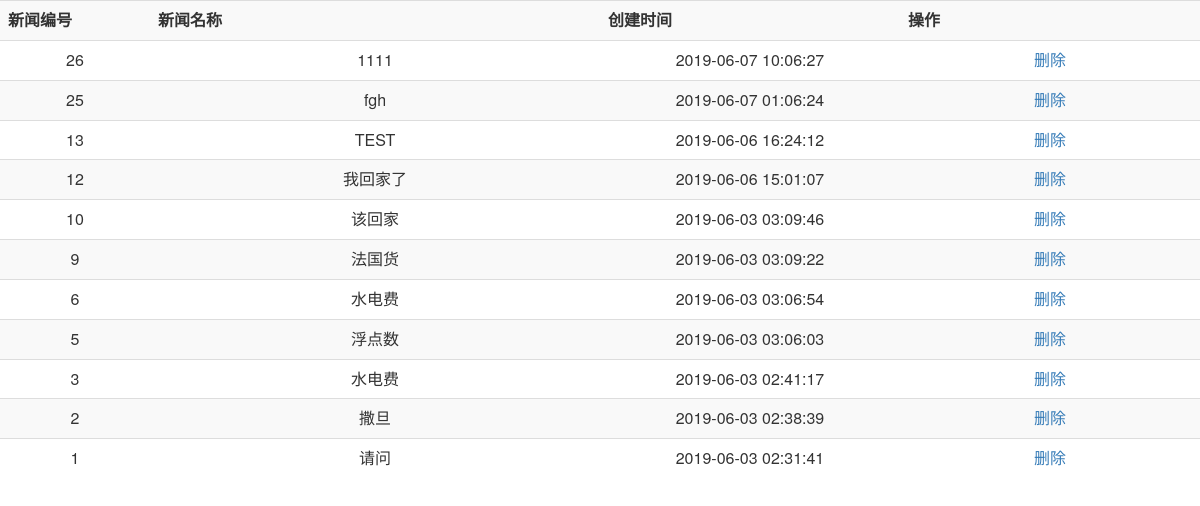
Page /admin/get_newslist.php on the committed database.
### tables this page shows
CREATE TABLE `news` (
  `news_id` int(10) unsigned NOT NULL AUTO_INCREMENT,
  `title` varchar(200) NOT NULL,
  `content` text NOT NULL,
  `cre_date` datetime DEFAULT NULL,
  `click` int(11) DEFAULT '0',
  `category` varchar(200) DEFAULT NULL,
  PRIMARY KEY (`news_id`)
);

### admin/get_newslist.php (the view, shortened to what this page needs)
<?php
require "mysqli_connect.php";
$sql = "SELECT news_id,title,cre_date FROM news ORDER BY  cre_date DESC";
$mysqli_reseult = $mysqli->query($sql);
if ($mysqli_reseult && $mysqli_reseult->num_rows) {
    $mysqli_reseult->data_seek(0);
    echo "<table class=\"table text-center table-striped\"> <tr>
      <th width=\"5%\">新闻编号</th>
      <th width=\"15%\">新闻名称</th>
      <th width=\"10%\">创建时间</th>
      <th width=\"10%\">操作</th>
    </tr>";
    while($row = $mysqli_reseult->fetch_assoc()) {
        echo '<tr>';
        echo '<td>'.$row['news_id'].'</td><td>'.$row['title'].'</td><td>'.$row['cre_date'].'</td>';
        echo '<td>
        <div class="button-group">
          <a class="button border-red" href="javascript:void(0)" onclick="';
        echo "return del({$row['news_id']},2)";
        echo '"><span class="icon-trash-o"></span> 删除</a>
        </div>
      </td>';
        echo '</tr>';
    }
    echo "</table>";
} else {
    echo '么有你想要的东西';
}

### rows in the picture
news: news_id "26", title "1111", cre_date "2019-06-07 10:06:27"
news: news_id "25", title "fgh", cre_date "2019-06-07 01:06:24"
news: news_id "13", title "TEST", cre_date "2019-06-06 16:24:12"
news: news_id "12", title "我回家了", cre_date "2019-06-06 15:01:07"
news: news_id "10", title "该回家", cre_date "2019-06-03 03:09:46"
news: news_id "9", title "法国货", cre_date "2019-06-03 03:09:22"
news: news_id "6", title "水电费", cre_date "2019-06-03 03:06:54"
news: news_id "5", title "浮点数", cre_date "2019-06-03 03:06:03"
news: news_id "3", title "水电费", cre_date "2019-06-03 02:41:17"
news: news_id "2", title "撒旦", cre_date "2019-06-03 02:38:39"
news: news_id "1", title "请问", cre_date "2019-06-03 02:31:41"
